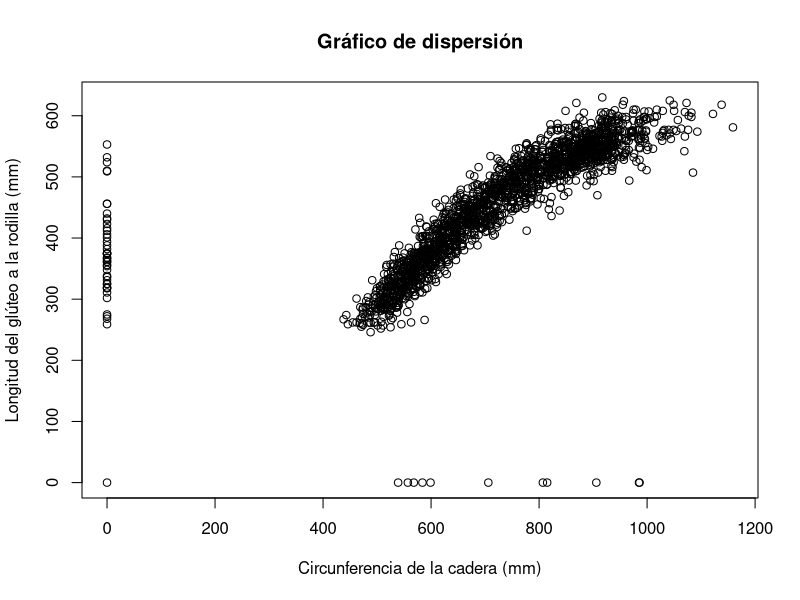
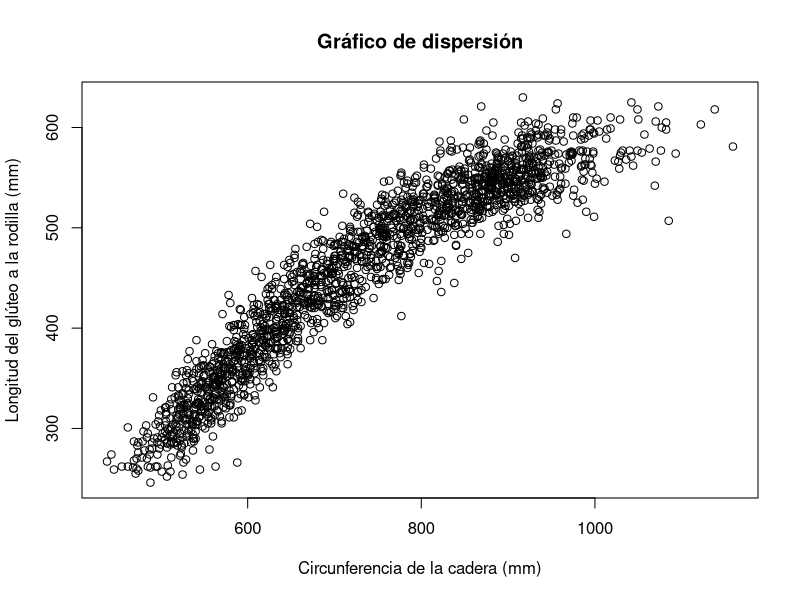
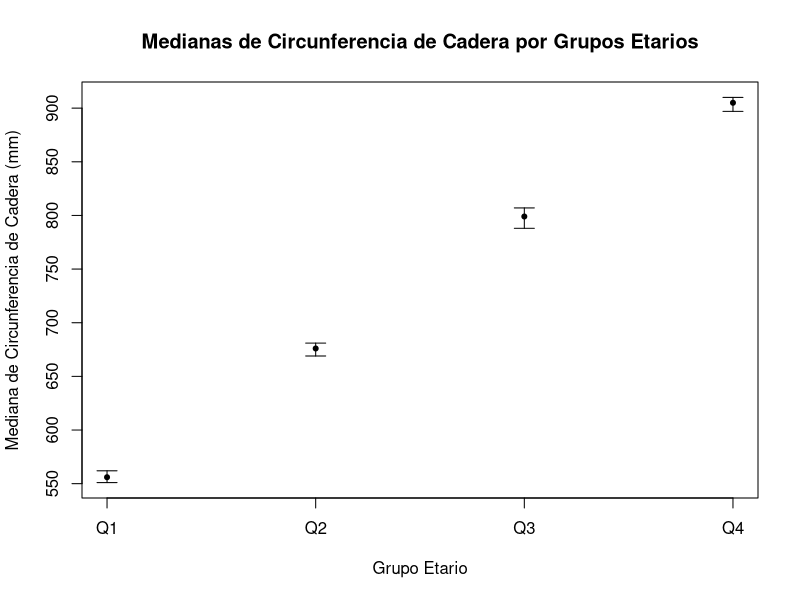
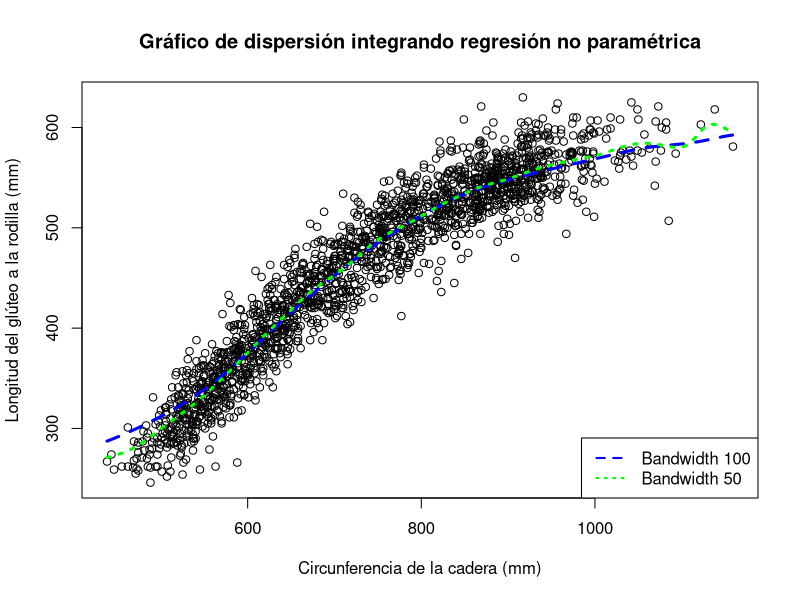
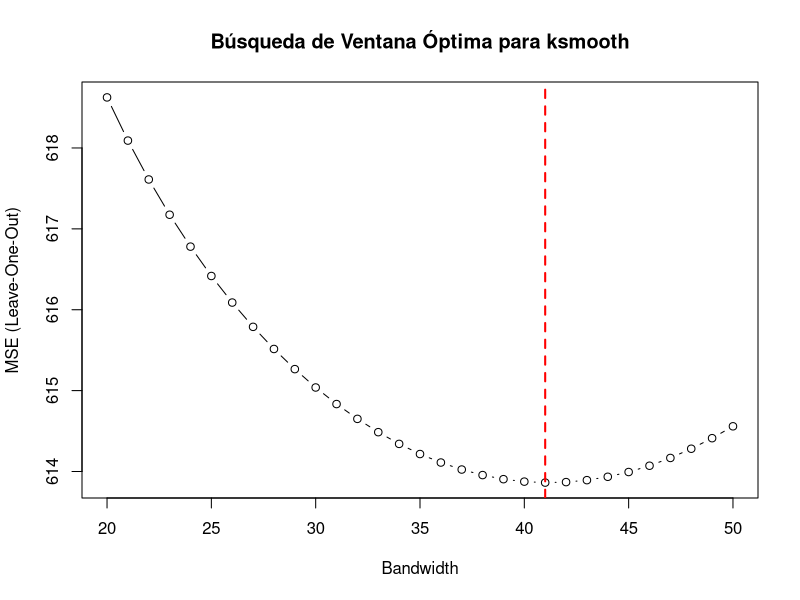
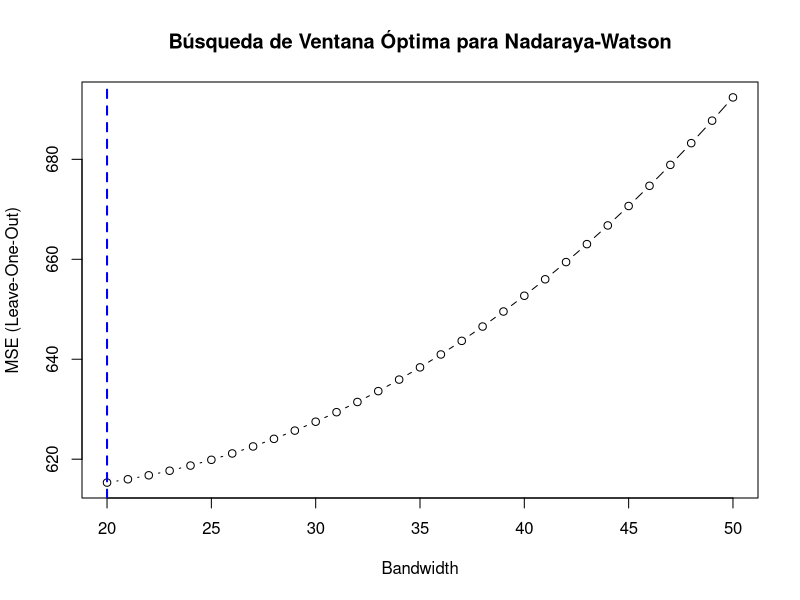
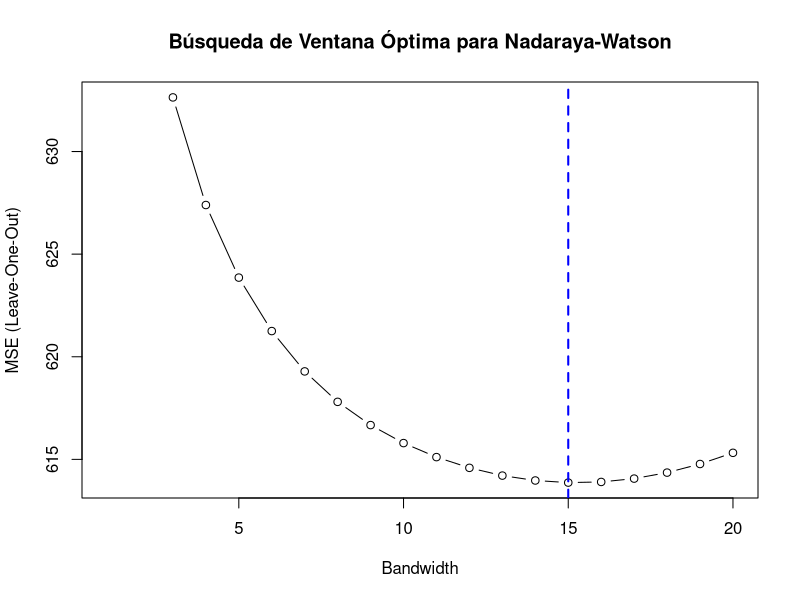
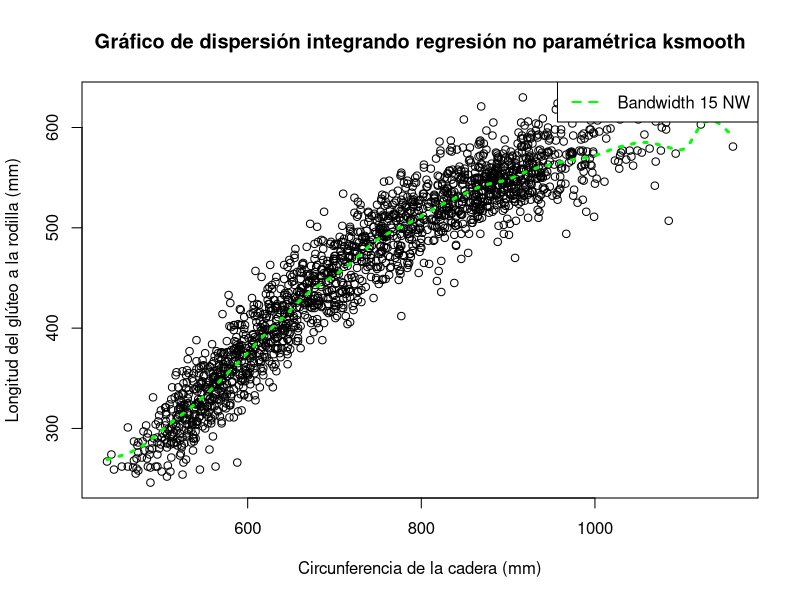

R code for these plots, in order: (Note: a time limit stopped this script after it produced the figures.)
## ---- chunk 1
knitr::opts_chunk$set(echo = TRUE)
rm(list=ls())
## ---- chunk 2
datos <- read.csv("individuals.csv", sep=";")
attach(datos)
poblacion_femenina <- datos[SEX == 2,]
attach(poblacion_femenina)
## ---- chunk 3
plot(
  HIP.CIRCUMFERENCE, BUTTOCK.KNEE.LENGTH,
  main = "Gráfico de dispersión",
  xlab = "Circunferencia de la cadera (mm)", 
  ylab = "Longitud del glúteo a la rodilla (mm)"
)
## ---- chunk 4
plot(HIP.CIRCUMFERENCE[HIP.CIRCUMFERENCE != 0 & BUTTOCK.KNEE.LENGTH != 0],
     BUTTOCK.KNEE.LENGTH[HIP.CIRCUMFERENCE != 0 & BUTTOCK.KNEE.LENGTH != 0],
     main = "Gráfico de dispersión",
     xlab = "Circunferencia de la cadera (mm)",
     ylab = "Longitud del glúteo a la rodilla (mm)"
)
## ---- chunk 5
poblacion_femenina <- poblacion_femenina[
  poblacion_femenina$HIP.CIRCUMFERENCE != 0 & poblacion_femenina$BUTTOCK.KNEE.LENGTH != 0,
  ]
## ---- chunk 6
quartiles <- quantile(poblacion_femenina$AGE.IN.MONTHS, probs = c(0.25, 0.5, 0.75))
poblacion_femenina$group <- cut(
  poblacion_femenina$AGE.IN.MONTHS, 
  breaks = c(-Inf, quartiles, Inf), 
  labels = c("Q1", "Q2", "Q3", "Q4")
)

ic_bootstrap <- function(data, n_bootstrap = 1000, conf_level = 0.95) {
  medians <- c()
  
  for (i in 1:n_bootstrap){
    medians <- c(medians, median(sample(data, replace = TRUE)))
  }

  lower_bound <- quantile(medians, (1 - conf_level) / 2)
  upper_bound <- quantile(medians, 1 - (1 - conf_level) / 2)
  list(median = median(data), lower = lower_bound, upper = upper_bound)
}

results <- lapply(
  split(poblacion_femenina$HIP.CIRCUMFERENCE, poblacion_femenina$group), ic_bootstrap
)

for (i in 1:4) {
  cat("Grupo", names(results)[i], "\n")
  cat("Mediana:", results[[i]]$median, "\n")
  cat("Intervalo de confianza:", results[[i]]$lower, "-", results[[i]]$upper, "\n\n")
}

## ---- chunk 7
groups <- names(results)

medians <- sapply(results, function(x) x$median)
lower_bounds <- sapply(results, function(x) x$lower)
upper_bounds <- sapply(results, function(x) x$upper)

plot(1:4, results$medians, ylim = range(c(lower_bounds, upper_bounds)), xaxt = "n",
     xlab = "Grupo Etario", ylab = "Mediana de Circunferencia de Cadera (mm)",
     main = "Medianas de Circunferencia de Cadera por Grupos Etarios")
axis(1, at = 1:4, labels = groups)
arrows(1:4, lower_bounds, 1:4, upper_bounds, angle = 90, code = 3, length = 0.1)
points(1:4, medians, pch=20)
## ---- chunk 8
X <- HIP.CIRCUMFERENCE[
  HIP.CIRCUMFERENCE != 0 & BUTTOCK.KNEE.LENGTH != 0
]
Y <- BUTTOCK.KNEE.LENGTH[
  HIP.CIRCUMFERENCE != 0 & BUTTOCK.KNEE.LENGTH != 0
]

plot(X, Y,
     main = "Gráfico de dispersión integrando regresión no paramétrica",
     xlab = "Circunferencia de la cadera (mm)",
     ylab = "Longitud del glúteo a la rodilla (mm)"
)
smooth_100 <- ksmooth(X, Y, kernel = "normal", bandwidth = 100)
smooth_50 <- ksmooth(X, Y, kernel = "normal", bandwidth = 50)

lines(smooth_100, col = "blue", lwd = 3, lty = 2)
lines(smooth_50, col = "green", lwd = 3, lty = 3)
legend("bottomright", legend = c("Bandwidth 100", "Bandwidth 50"), 
       col = c("blue", "green"), lty = c(2, 3), lwd = 2)
## ---- chunk 9
loo_mse <- function(bandwidth) {
  n <- length(X)
  mse <- 0
  
  for (i in 1:n) {
    X_train <- X[-i]
    Y_train <- Y[-i]
    smooth <- ksmooth(X_train, Y_train, kernel = "normal", bandwidth = bandwidth, x.points = X[i])
    mse <- mse + (Y[i] - smooth$y)^2
  }
  
  return(mse / n)
}

# Búsqueda de la ventana óptima en la grilla de 20 a 50 con paso 1
bandwidths <- 20:50
mse_values <- sapply(bandwidths, loo_mse)

optimal_bandwidth <- bandwidths[which.min(mse_values)]
plot(bandwidths, mse_values, type = "b", main = "Búsqueda de Ventana Óptima para ksmooth",
     xlab = "Bandwidth", ylab = "MSE (Leave-One-Out)")
abline(v = optimal_bandwidth, col = "red", lwd = 2, lty = 2)
## ---- chunk 10
cat("La ventana óptima obtenida es", optimal_bandwidth)
## ---- chunk 11
# Función para el estimador de Nadaraya-Watson
nwsmooth <- function(x, X, Y, h) {
  K <- function(u) dnorm(u)
  n <- length(X)
  m <- numeric(length(x))
  
  # Si x == X, weights_matrix corresponde a la matriz asociada con 
  # la transformación lineal de Nadaraya-Watson
  weights_matrix <- matrix(nrow = length(x), ncol = n)
  
  for (i in 1:length(x)) {
    weights_matrix[i, ] <- K((X - x[i]) / h)
    weights_matrix[i, ] <- weights_matrix[i, ] / sum(weights_matrix[i, ])
    m[i] <- sum(weights_matrix[i, ] * Y)
  }
  
  return(list(m = m, weights = weights_matrix))
}
## ---- chunk 12

loo_mse_nw <- function(bandwidth) {
  n <- length(X)
  nw_response <- nwsmooth(X, X, Y, bandwidth)
  Y_hat <- nw_response$m
  weights <- nw_response$weights
  mse <- 0
  
  for (i in 1:n){
    mse <- mse + (Y[i]-Y_hat[i])^2 / (1 - weights[i, i])^2
  }
  
  mse <- mse / n
  
  return(mse)
}

mse_values_nw <- sapply(bandwidths, loo_mse_nw)

optimal_bandwidth_nw <- bandwidths[which.min(mse_values_nw)]
plot(bandwidths, mse_values_nw, type = "b", main = "Búsqueda de Ventana Óptima para Nadaraya-Watson",
     xlab = "Bandwidth", ylab = "MSE (Leave-One-Out)")
abline(v = optimal_bandwidth_nw, col = "blue", lwd = 2, lty = 2)

## ---- chunk 13
bandwidths_nw <- 1:20
mse_values_nw <- sapply(bandwidths_nw, loo_mse_nw)

optimal_bandwidth_nw <- bandwidths_nw[which.min(mse_values_nw)]
plot(bandwidths_nw, mse_values_nw, type = "b", main = "Búsqueda de Ventana Óptima para Nadaraya-Watson",
     xlab = "Bandwidth", ylab = "MSE (Leave-One-Out)")
abline(v = optimal_bandwidth_nw, col = "blue", lwd = 2, lty = 2)
## ---- chunk 14
cat("La ventana óptima obtenida es", optimal_bandwidth_nw)
## ---- chunk 15
plot(X, Y,
     main = "Gráfico de dispersión integrando regresión no paramétrica ksmooth",
     xlab = "Circunferencia de la cadera (mm)",
     ylab = "Longitud del glúteo a la rodilla (mm)"
)

x <- seq(min(X), max(X), length.out = 2*length(X))
smooth_nw_opt <- nwsmooth(x, X, Y, optimal_bandwidth_nw)
lines(x, smooth_nw_opt$m, col = "green", lwd = 3, lty = 3)
legend("topright", legend = sprintf("Bandwidth %s NW", optimal_bandwidth_nw), 
       col = "green", lty = 2, lwd = 2)
## ---- chunk 16
smooth_opt <- ksmooth(X, Y, kernel = "normal", bandwidth = optimal_bandwidth)

fit_lm <- lm(Y ~ X)

plot(X, Y,
     main = "Gráfico de dispersión integrando regresión no paramétrica nwsmooth",
     xlab = "Circunferencia de la cadera (mm)",
     ylab = "Longitud del glúteo a la rodilla (mm)"
)

lines(smooth_opt, col = "red", lwd = 3, lty = 2)
lines(x, smooth_nw_opt$m, col = "blue", lwd = 3, lty = 3)
abline(fit_lm, col = "green", lwd = 3, lty = 4)
legend("bottomright", legend = c("ksmooth Óptimo", "Nadaraya-Watson Óptimo", "Mínimos Cuadrados"),
       col = c("red", "blue", "green"), lty = c(2, 3, 4), lwd = 2)
## ---- chunk 17
cat("R^2 modelo lineal", summary(fit_lm)$r.squared)

calcular_r2 <- function(Y_real, Y_hat_ksmooth){
  ss_total <- sum((Y_real - mean(Y))^2)
  ss_res_ksmooth <- sum((Y_real - Y_hat_ksmooth)^2)
  rsq <- 1 - (ss_res_ksmooth / ss_total)
  
  return(rsq)
}

## ---- chunk 18
smooth_nw_opt <- nwsmooth(X, X, Y, optimal_bandwidth_nw)
cat("R^2 NW", calcular_r2(Y, smooth_nw_opt$m))
## ---- chunk 19
cat("R^2 ksmooth", calcular_r2(sort(Y), smooth_opt$y))
## ---- chunk 20
linearsmooth <- function(x, X, Y, h){
  #' x: vector de valores en los que se evaluará el predictor
  #' X: vector de valores de la variable independiente
  #' Y: vector de valores de la variable dependiente
  #' h: ancho de la ventana

  K <- function(u) dnorm(u)
  n <- length(X)
  m <- numeric(length(x))
  
  weights_matrix <- matrix(nrow = n, ncol = n)
  
  for (i in 1:n) {
    weights_matrix[i, ] <- K((X - X[i]) / h)
    weights_matrix[i, ] <- weights_matrix[i, ] / sum(weights_matrix[i, ])
  }
  
  for (i in 1:length(x)) {
    X_design <- cbind(rep(1, n), X - x[i])
    M1 <- solve(t(X_design) %*% weights_matrix %*% X_design)
    M2 <- t(X_design) %*% weights_matrix
    coefs <- M1 %*% M2 %*% Y
    
    m[i] <- coefs[1]
  }
  
  return(m)
}

Y_pred <- linearsmooth(seq(min(X), max(X), length.out=500), X, Y, 13)
## ---- chunk 21
plot(X, Y,
     main = "Gráfico de dispersión integrando regresión no paramétrica linearsmooth",
     xlab = "Circunferencia de la cadera (mm)",
     ylab = "Longitud del glúteo a la rodilla (mm)"
)

lines(seq(min(X), max(X), length.out=500), Y_pred, col = "blue", lwd = 3, lty = 3)
## ---- chunk 22
h <- 40
Y_pred40 <- linearsmooth(seq(min(X), max(X), length.out=500), X, Y, h)
plot(X, Y,
     main = "Gráfico de dispersión linearsmooth, h = 40",
     xlab = "Circunferencia de la cadera (mm)",
     ylab = "Longitud del glúteo a la rodilla (mm)"
)

lines(seq(min(X), max(X), length.out=500), Y_pred40, col = "red", lwd = 3, lty = 3)

## ---- chunk 23
smooth_nw_opt <- nwsmooth(x, X, Y, optimal_bandwidth_nw)
plot(X, Y,
     main = "Nadaraya-Watson vs linsmooth con h = 40",
     xlab = "Circunferencia de la cadera (mm)",
     ylab = "Longitud del glúteo a la rodilla (mm)"
)

lines(x, smooth_nw_opt$m, col = "blue", lwd = 3, lty = 3)
lines(seq(min(X), max(X), length.out=500), Y_pred40, col = "red", lwd = 3, lty = 3)
legend("bottomright", legend = c("Nadaraya-Watson Óptimo", "linsmooth"),
       col = c("blue", "red"), lty = c(2, 3), lwd = 2)
